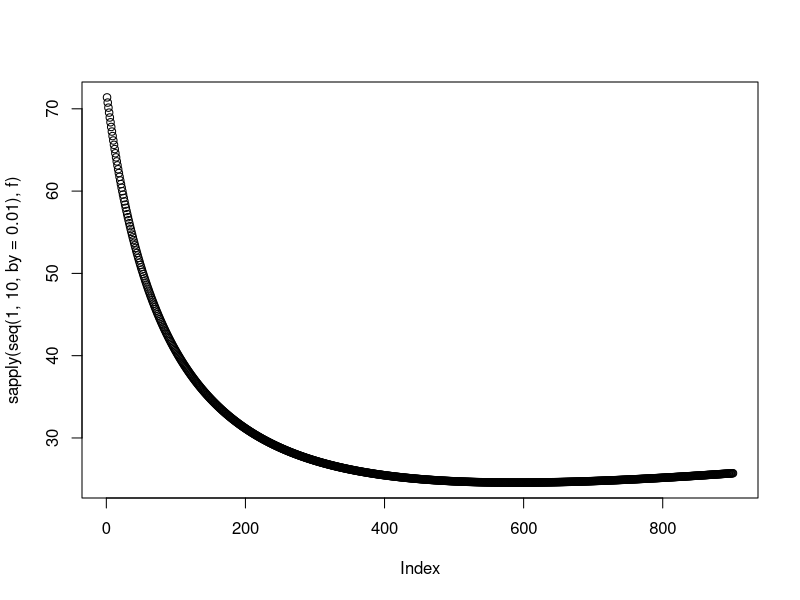

Recreate this plot in R. (Note: this script raises an error after producing the figure.)
f = function(x){
  ((x+13)^2 + (5+65/x)^2 ) ^(1/2)
}

f(6.88)
plot(sapply(seq(1,10,by=.01),f))
optimise(f,interval = c(0,10))
a = optimise(f,interval = c(0,10))$min

polyroot(c(-65*130, -650, 0, 26, 2))
use_github(protocol = "https", auth_token = Sys.getenv("GITHUB_PAT"))
